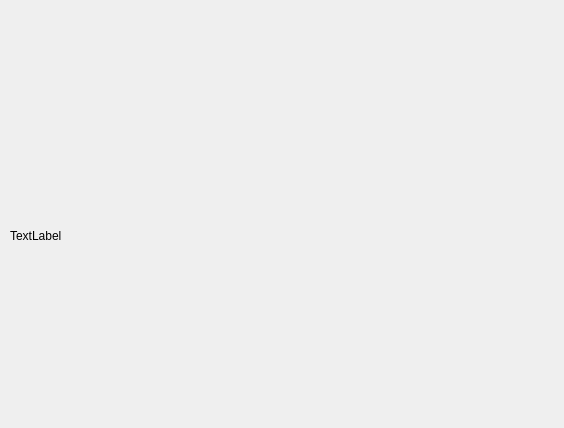
<?xml version="1.0" encoding="UTF-8"?>
<ui version="4.0">
 <class>CameraTrackerWindow</class>
 <widget class="QMainWindow" name="CameraTrackerWindow">
  <property name="geometry">
   <rect>
    <x>0</x>
    <y>0</y>
    <width>564</width>
    <height>428</height>
   </rect>
  </property>
  <property name="windowTitle">
   <string>Dialog</string>
  </property>
  <widget class="QLabel" name="cameraPreview">
   <property name="geometry">
    <rect>
     <x>10</x>
     <y>60</y>
     <width>541</width>
     <height>351</height>
    </rect>
   </property>
   <property name="minimumSize">
    <size>
     <width>66</width>
     <height>0</height>
    </size>
   </property>
   <property name="text">
    <string>TextLabel</string>
   </property>
  </widget>
 </widget>
 <resources/>
 <connections/>
</ui>
